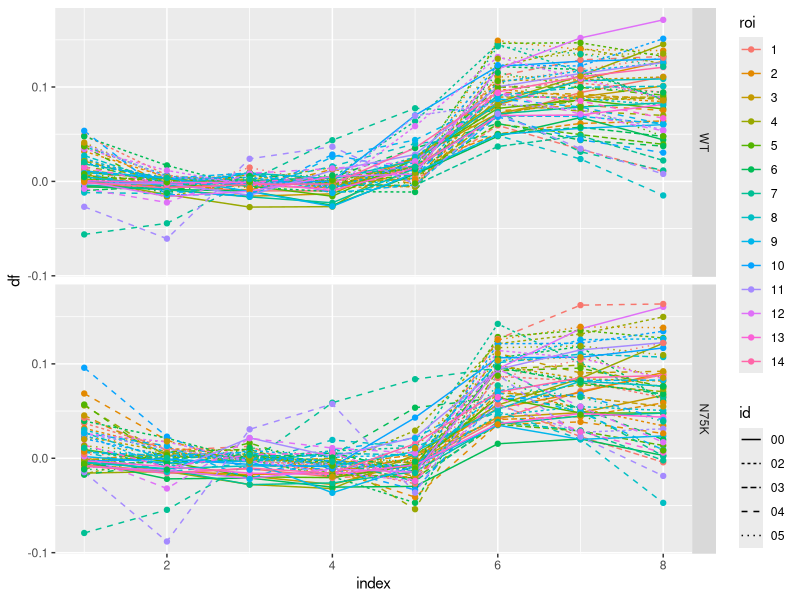
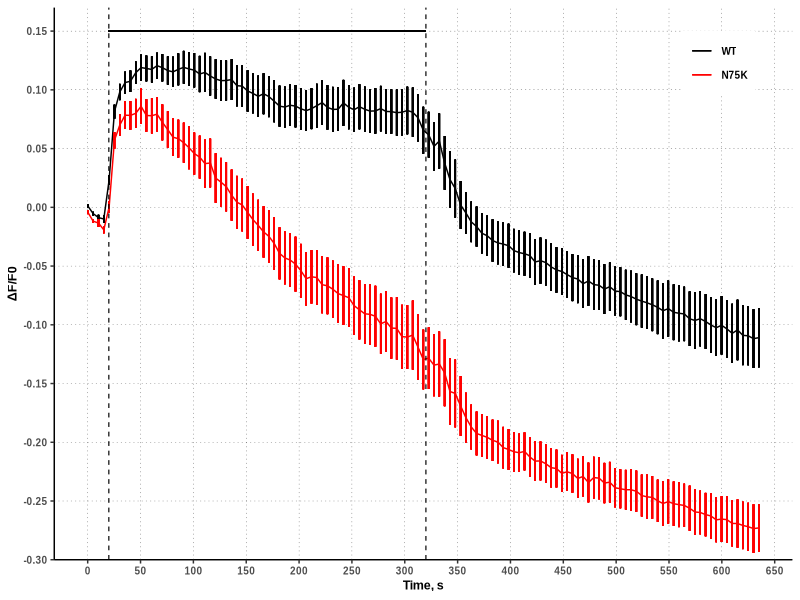

Write R code to recreate these figures, in order. (Note: this script raises an error after producing the figures.)
# NMDA ionophoresis preliminary results analysis
# Copyright © 2023 Borys Olifirov

require(dplyr)
require(tidyr)
require(purrr)
require(rstatix)
require(ggplot2)
require(ggpubr)
require(cowplot)
require(ggsci)

setwd('/home/wisstock/bio/note/projects/PhD/6_2021_NMDAR_plasticity/exp/2023_12_9_Shurik_MNDA_ionophoresis_preliminary')

##### DATA PREPROCESSING #####
df.start <- 2
df.end <- 5

index.shift <- 3

df.0 <- read.csv('00_435_raw.csv') %>%
  select(-X) %>%
  mutate(id = '00') %>%
  mutate(hpca = 'WT') %>%
  mutate(fp = 'CFP') %>%
  mutate(roi = as.factor(roi)) %>%
  group_by(roi) %>%
  mutate(index = row_number(roi)) %>%
  mutate(f0 = mean(int[index >= df.start & index < df.end])) %>%
  mutate(df = (int-f0)/ f0) %>%
  mutate(index = index - index.shift) %>%
  filter(index > 0) %>%
  select(-f0)
df.1 <- read.csv('00_505_raw.csv') %>%
  select(-X) %>%
  mutate(id = '00') %>%
  mutate(hpca = 'N75K') %>%
  mutate(fp = 'EYFP') %>%
  mutate(roi = as.factor(roi)) %>%
  group_by(roi) %>%
  mutate(index = row_number(roi)) %>%
  mutate(f0 = mean(int[index >= df.start & index < df.end])) %>%
  mutate(df = (int-f0)/ f0) %>%
  mutate(index = index - index.shift) %>%
  filter(index > 0) %>%
  select(-f0)

df.2 <- read.csv('02_435_raw.csv') %>%
  select(-X) %>%
  mutate(id = '02') %>%
  mutate(hpca = 'WT') %>%
  mutate(fp = 'CFP') %>%
  mutate(roi = as.factor(roi)) %>%
  group_by(roi) %>%
  mutate(index = row_number(roi)) %>%
  mutate(f0 = mean(int[index >= df.start & index < df.end])) %>%
  mutate(df = (int-f0)/ f0) %>%
  select(-f0)
df.3 <- read.csv('02_505_raw.csv') %>%
  select(-X) %>%
  mutate(id = '02') %>%
  mutate(hpca = 'N75K') %>%
  mutate(fp = 'EYFP') %>%
  mutate(roi = as.factor(roi)) %>%
  group_by(roi) %>%
  mutate(index = row_number(roi)) %>%
  mutate(f0 = mean(int[index >= df.start & index < df.end])) %>%
  mutate(df = (int-f0)/ f0) %>%
  select(-f0)

df.4 <- read.csv('03_435_raw.csv') %>%
  select(-X) %>%
  mutate(id = '03') %>%
  mutate(hpca = 'WT') %>%
  mutate(fp = 'CFP') %>%
  mutate(roi = as.factor(roi)) %>%
  group_by(roi) %>%
  mutate(index = row_number(roi)) %>%
  mutate(f0 = mean(int[index >= df.start & index < df.end])) %>%
  mutate(df = (int-f0)/ f0) %>%
  select(-f0)
df.5 <- read.csv('03_505_raw.csv') %>%
  select(-X) %>%
  mutate(id = '03') %>%
  mutate(hpca = 'N75K') %>%
  mutate(fp = 'EYFP') %>%
  mutate(roi = as.factor(roi)) %>%
  group_by(roi) %>%
  mutate(index = row_number(roi)) %>%
  mutate(f0 = mean(int[index >= df.start & index < df.end])) %>%
  mutate(df = (int-f0)/ f0) %>%
  select(-f0)

df.6 <- read.csv('04_435_raw.csv') %>%
  select(-X) %>%
  mutate(id = '04') %>%
  mutate(hpca = 'WT') %>%
  mutate(fp = 'CFP') %>%
  mutate(roi = as.factor(roi)) %>%
  group_by(roi) %>%
  mutate(index = row_number(roi)) %>%
  mutate(f0 = mean(int[index >= df.start & index < df.end])) %>%
  mutate(df = (int-f0)/ f0) %>%
  select(-f0)
df.7 <- read.csv('04_505_raw.csv') %>%
  select(-X) %>%
  mutate(id = '04') %>%
  mutate(hpca = 'N75K') %>%
  mutate(fp = 'EYFP') %>%
  mutate(roi = as.factor(roi)) %>%
  group_by(roi) %>%
  mutate(index = row_number(roi)) %>%
  mutate(f0 = mean(int[index >= df.start & index < df.end])) %>%
  mutate(df = (int-f0)/ f0) %>%
  select(-f0)

df.8 <- read.csv('05_435_raw.csv') %>%
  select(-X) %>%
  mutate(id = '05') %>%
  mutate(hpca = 'WT') %>%
  mutate(fp = 'CFP') %>%
  mutate(roi = as.factor(roi)) %>%
  group_by(roi) %>%
  mutate(index = row_number(roi)) %>%
  mutate(f0 = mean(int[index >= df.start & index < df.end])) %>%
  mutate(df = (int-f0)/ f0) %>%
  select(-f0)
df.9 <- read.csv('05_505_raw.csv') %>%
  select(-X) %>%
  mutate(id = '05') %>%
  mutate(hpca = 'N75K') %>%
  mutate(fp = 'EYFP') %>%
  mutate(roi = as.factor(roi)) %>%
  group_by(roi) %>%
  mutate(index = row_number(roi)) %>%
  mutate(f0 = mean(int[index >= df.start & index < df.end])) %>%
  mutate(df = (int-f0)/ f0) %>%
  select(-f0)

df.full <- bind_rows(df.0, df.1, df.2, df.3, df.4, df.5, df.6, df.7, df.8, df.9)

df.full <- df.full %>%
  filter(index <= 8) %>%
  mutate(hpca = factor(hpca, levels = c('WT', 'N75K'))) %>%
  ungroup()

ggplot(data = df.full %>% filter(index < 15)) +
  geom_line(aes(x = index, y = df, color = roi, linetype = id)) +
  geom_point(aes(x = index, y = df, color = roi, linetype = id)) +
  facet_grid(rows = vars(hpca))

##### FULL REPRESENTATIVE PROFILE #####
df.rep <- bind_rows(df.0, df.1) %>%
  ungroup() %>%
  select(roi, df, hpca, index, time) %>%
  group_by(hpca, index) %>%
  mutate(int_mean = mean(df), int_se = sd(df)/sqrt(n())) %>%
  mutate(hpca = factor(hpca, levels = c('WT', 'N75K'))) %>%
  mutate(time = time - 15.0)

ggplot(data = df.rep) +
  geom_line(aes(x = time, y = int_mean, color = hpca)) +
  geom_errorbar(aes(x = time,
                    ymax = int_mean + int_se,
                    ymin = int_mean - int_se,
                    color = hpca),
                width = 0) +
  geom_segment(aes(x = 20, xend = 320, y = 0.15, yend = 0.15), size = 0.5) +
  geom_vline(xintercept = 20, linetype='dashed', size = 0.4) +
  geom_vline(xintercept = 320, linetype='dashed', size = 0.4) +
  scale_colour_manual(name = NULL,
                      values = c('black', 'red')) +
  scale_x_continuous(name = 'Time, s',
                     breaks = seq(0, 1000, 50)) +
  scale_y_continuous(name = 'ΔF/F0',
                     limits = c(-0.3, 0.17),
                     breaks = seq(-1, 1, 0.05),
                     expand = c(0,0)) +
  theme_classic() +
  theme(panel.grid.major = element_line(linetype = 'dotted',
                                        size = 0.1,
                                        colour = "black"),
        legend.position = c(.9, .9),
        text = element_text(family='arial', face="bold", size=9))

S##### AVERAGE PROFILES #####
magenta.index <- 3
green.index <- 5
blue.index <- 6

df.avg <- df.full %>%
  select(id, roi, df, hpca, index) %>%
  group_by(hpca, index) %>%
  mutate(int_mean = mean(df), int_se = sd(df)/sqrt(n())) %>%
  select(-df, -roi) %>%
  unique()

prof.avg <- ggplot(data = df.avg) +
  geom_line(aes(x = index, y = int_mean, color = hpca)) +
  geom_point(aes(x = index, y = int_mean, color = hpca)) +
  geom_errorbar(aes(x = index,
                    ymax = int_mean + int_se,
                    ymin = int_mean - int_se,
                    color = hpca),
                width = 0.2) +
  scale_colour_manual(name = NULL,
                    values = c('black', 'red')) +
  geom_segment(aes(x = magenta.index, xend = magenta.index,
                   y = -0.016, yend = -0.006),
               color = 'magenta',
               arrow = arrow(length = unit(0.2, "cm"))) +
  geom_segment(aes(x = green.index, xend = green.index,
                   y = -0.025, yend = -0.015),
               color = 'green',
               arrow = arrow(length = unit(0.2, "cm"))) +
  geom_segment(aes(x = blue.index, xend = blue.index,
                   y = 0.06, yend = 0.07),
               color = 'blue',
               arrow = arrow(length = unit(0.2, "cm"))) +
  geom_vline(xintercept = 5, linetype='dashed', size = 0.4) +
  scale_x_continuous(name = 'Time, s',
                     limits = c(1, 7),
                     breaks = seq(1, 15, 1),
                     labels = seq(0, 74, 5)) +
  scale_y_continuous(name = 'ΔF/F0',
                     limits = c(-0.03, 0.11),
                     breaks = seq(-1, 1, 0.025),
                     expand = c(0,0)) +
  theme_classic() +
  theme(panel.grid.major = element_line(linetype = 'dotted',
                                        size = 0.1,
                                        colour = "black"),
        legend.position = c(.9, .18),
        text = element_text(family='arial', face="bold", size=9))

ggsave('prof_avg.png', prof.avg, 
       width = 12, height = 8.5, units = 'cm', dpi = 300)

##### MAGENTA BOXPLOT #####
df.magenta <- df.full %>%
  filter(index == magenta.index) %>%
  select(df, roi, id, hpca)

df.magenta.avg <- df.magenta %>%
  group_by(id, hpca) %>%
  mutate(int_mean = mean(df)) %>%
  select(-roi, -df) %>%
  unique()

df.magenta.stat <- df.magenta %>%
  select(df, hpca) %>%
  wilcox_test(df ~ hpca) %>%
  add_significance() %>%
  add_xy_position(fun = 'median_iqr', scales = 'free') %>%
  mutate(y.position = y.position)

box.magenta <- ggplot() +
  geom_boxplot(data = df.magenta,
               aes(x = hpca, y = df, fill = hpca), alpha = .6) +
  geom_point(data = df.magenta.avg,
             aes(x = hpca, y = int_mean)) +
  geom_line(data = df.magenta.avg,
            aes(x = hpca, y = int_mean, group = id),
            linetype = 'dashed') +
  stat_pvalue_manual(df.magenta.stat, label = 'p.signif',
                     hide.ns = FALSE, size = 5, family='arial') +
  scale_fill_manual(name = NULL,
                    values = c('black', 'red')) +
  scale_x_discrete(name = NULL) +
  scale_y_continuous(name = 'ΔF/F0',
                     limits = c(-0.05, 0.175),
                     breaks = seq(-0.5, 0.5, 0.025)) +
  theme_classic() +
  theme(panel.grid.major = element_line(linetype = 'dotted',
                                        size = 0.1,
                                        colour = "black"),
        legend.position = 'none',
        text = element_text(family='arial', face="bold", size=8),
        panel.border = element_rect(color = "magenta", 
                                    fill = NA, 
                                    size = 2))

ggsave('box_magenta.png', box.magenta, 
       width = 5, height = 10, units = 'cm', dpi = 300)

##### GREEN BOXPLOT #####
df.green <- df.full %>%
  filter(index == green.index) %>%
  select(df, roi, id, hpca)

df.green.avg <- df.green %>%
  group_by(id, hpca) %>%
  mutate(int_mean = mean(df)) %>%
  select(-roi, -df) %>%
  unique()

df.green.stat <- df.green %>%
  select(df, hpca) %>%
  wilcox_test(df ~ hpca) %>%
  add_significance() %>%
  add_xy_position(fun = 'median_iqr', scales = 'free') %>%
  mutate(y.position = y.position)
  
box.green <- ggplot() +
  geom_boxplot(data = df.green,
               aes(x = hpca, y = df, fill = hpca), alpha = .6) +
  geom_point(data = df.green.avg,
             aes(x = hpca, y = int_mean)) +
  geom_line(data = df.green.avg,
            aes(x = hpca, y = int_mean, group = id),
            linetype = 'dashed') +
  stat_pvalue_manual(df.green.stat, label = 'p.signif',
                     hide.ns = FALSE, size = 5, family='arial') +
  scale_fill_manual(name = NULL,
                      values = c('black', 'red')) +
  scale_x_discrete(name = NULL) +
  scale_y_continuous(name = 'ΔF/F0',
                     limits = c(-0.05, 0.175),
                     breaks = seq(-0.5, 0.5, 0.025)) +
  theme_classic() +
  theme(panel.grid.major = element_line(linetype = 'dotted',
                                        size = 0.1,
                                        colour = "black"),
        legend.position = 'none',
        text = element_text(family='arial', face="bold", size=8),
        panel.border = element_rect(color = "green", 
                                    fill = NA, 
                                    size = 2))
ggsave('box_green.png', box.green, 
       width = 5, height = 10, units = 'cm', dpi = 300)

##### BLUE BOXPLOT #####
df.blue <- df.full %>%
  filter(index == blue.index) %>%
  select(id, roi, df, hpca)

df.blue.avg <- df.blue %>%
  group_by(id, hpca) %>%
  mutate(int_mean = mean(df)) %>%
  select(-roi, -df) %>%
  unique()

df.blue.stat <- df.blue %>%
  select(df, hpca) %>%
  wilcox_test(df ~ hpca) %>%
  add_significance() %>%
  add_xy_position(fun = 'median_iqr', scales = 'free') %>%
  mutate(y.position = y.position + 0.02)

box.blue <- ggplot() +
  geom_boxplot(data = df.blue,
               aes(x = hpca, y = df, fill = hpca), alpha = .6) +
  geom_point(data = df.blue.avg,
             aes(x = hpca, y = int_mean)) +
  geom_line(data = df.blue.avg,
            aes(x = hpca, y = int_mean, group = id),
            linetype = 'dashed') +
  stat_pvalue_manual(df.blue.stat, label = 'p.signif',
                     hide.ns = FALSE, size = 5, family='arial') +
  scale_fill_manual(name = NULL,
                    values = c('black', 'red')) +
  scale_x_discrete(name = NULL) +
  scale_y_continuous(name = 'ΔF/F0',
                     limits = c(-0.05, 0.175),
                     breaks = seq(-0.5, 0.5, 0.025)) +
  theme_classic() +
  theme(panel.grid.major = element_line(linetype = 'dotted',
                                        size = 0.1,
                                        colour = "black"),
        legend.position = 'none',
        text = element_text(family='arial', face="bold", size=8),
        panel.border = element_rect(color = "blue", 
                                    fill = NA, 
                                    size = 2))
ggsave('box_blue.png', box.blue, 
       width = 5, height = 10, units = 'cm', dpi = 300)
